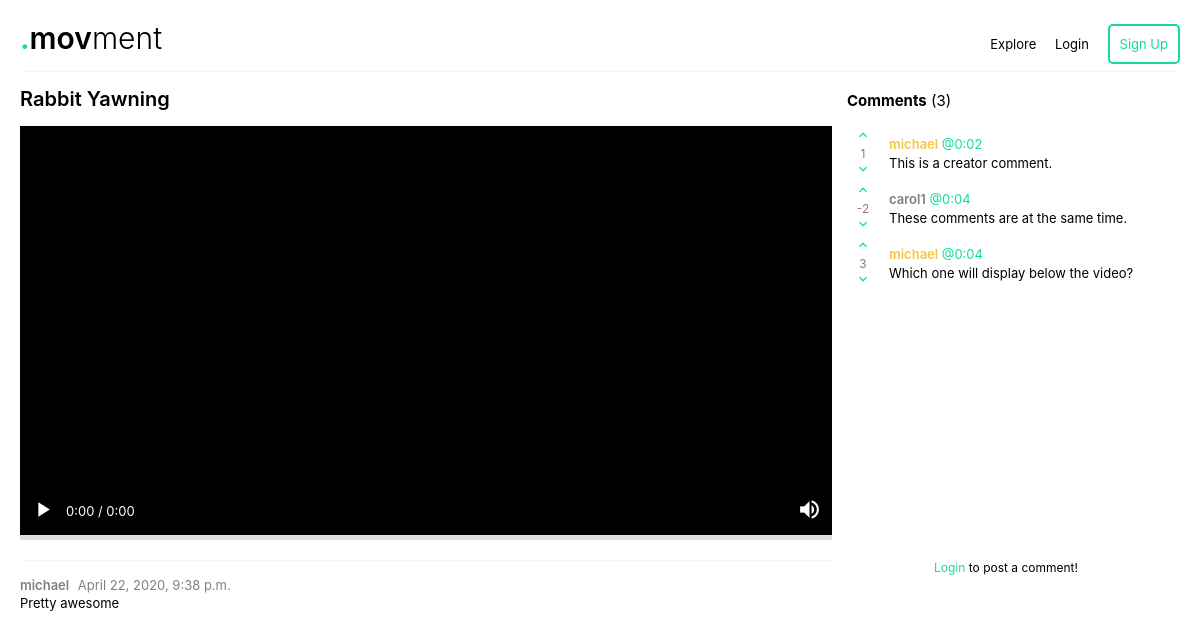
/23/watch, run on the app's committed database.
### photo/models.py (models this page shows, shortened)
class VideoPost(models.Model):
    owner = models.ForeignKey(User, on_delete=models.CASCADE)
    video = models.FileField(upload_to=get_upload_path, validators=[FileExtensionValidator(['mp4', 'avi', 'mpg'])])
    title = models.CharField(max_length=100)
    descrip = models.CharField(max_length=10000)
    created = models.DateTimeField(auto_now_add=True)

class CommentPost(models.Model):
    owner = models.ForeignKey(User, on_delete=models.CASCADE)
    video_id = models.IntegerField()
    content = models.CharField(max_length=250)
    time = models.CharField(max_length=10)
    score = models.IntegerField()

### photo/views.py (the view, shortened to what this page needs)
# urls.py: path('<int:video_id>/watch', watch, name='watch'),
def watch(request, video_id=None):
    videos = VideoPost.objects.filter(id=video_id)
    comments = CommentPost.objects.filter(video_id=video_id)
    if not videos:
        return HttpResponseNotFound('<h1>Video not found!</h1>')
    video = videos[0]
    context = {'video': video, 'comments': comments, 'video_id': video.id, 'history': []}
    return render(request, 'photo/watch.html', context)

### photo/templates/photo/watch.html (shortened to what this page needs)
{% load static %}
<!DOCTYPE html>
<html>
<head>
  {% load static %}
  <link rel="stylesheet" type="text/css" href="{% static 'photo/style.css' %}" />
</head>
<body>
{% if user.is_authenticated %}
  {% include "photo/base.html" %}
{% else %}
  {% include "photo/anon_base.html" %}
{% endif %}
<div class="spacer"></div>
<div id="video_page_wrapper">
  <div id="labels">
    <div id="video_title">
      {{ video.title }}
    </div>
    <div id="comment_title">
      <strong>Comments</strong> (<span id="comment_count"></span>)
    </div>
  </div>
  <div id="content">
    <div id="video_area" align="center">
      <div id="video_wrapper" style="position: relative; background: black;">
        <video id="video" src="{{video.video.url}}" width="100%" height="auto" style="background: black;"></video>
        <div id="video_controls" style="position: absolute; bottom: 0; left: 0; width: 100%;">
          <br/><br/>
          <table width="100%" style="color: white;">
            <tr>
              <td align="left" style="padding: 10px; vertical-align: middle;" width="20px">
                <b class="icon" onclick="playPause();" id="pp">play_arrow</b>
              </td>
              <td width="70px">
                <div style="font-size: 13px;">
                  <span id="cur">0:00</span> / <span id="tot">0:00</span>
                </div>
              </td>
              <td align="right" style="padding: 10px;">
                <b class="icon" onclick="muteUnmute();" id="mu">volume_up</b>
              </td>
            </tr>
          </table>
        </div>
      </div>
      <table id="progress_bar" width="100%" style="background: #dedede; height: 5px;">
        <tr id="prog_row"></tr>
      </table>
    </div>
    <div id="comment_area">
      <div id="comments">{% for c in comments %}<div class="comment"><table style="width: 100%">
          <tr>
            <td style="vertical-align: top; color: grey; text-align: center; font-size: 12px !important; width: 30px; padding-right: 10px;">
              <div class="vote">
                <div class="material-icons green" height="5px" style="font-size: 16px; cursor: pointer" onclick="upvote({{c.id}})">
                </div>
                <div class="comment_score" id="{{c.id}}_score">
                  {{c.score}}
                </div>
                <div class="material-icons green" height="5px" style="font-size: 16px; cursor: pointer" onclick="downvote({{c.id}})">
                </div>
              </div>
            </td>
            <td>
                <div class="comment_head">
                  {% if c.owner.username == video.owner.username %}
                    <span class="user uploader">{{c.owner.username}}</span>
                  {% else %}
                    <span class="user">{{c.owner.username}}</span>
                  {% endif %}
                  <span class="green" onclick="jumpTo('t'+regularTimeFormat('{{c.time}}'))">@<span class="time_stamp" style="margin-left: 0px;">{{c.time}}</span></span>
                </div>
                <div class="comment_body">
                  {{c.content}}
                </div>
            </td>
          </tr>
        </table></div>{% endfor %}</div>
    </div>
  </div>
  <div id="info" style="vertical-align: top;">
    <div id="description_area">
      <div id="comment_showcase" style="padding-top: 5px;"></div>
      <div class="spacer"></div>
      <span class="user">{{video.owner.username}}</span>
      <span style="color: grey; margin-left: 5px;">{{video.created}}</span>
      <div id="description">
        {{video.descrip}}
      </div>
    </div>
    <div id="post_comment" style="display: table-cell; vertical-align: top; padding: 20px;">
      {% if user.is_authenticated %}
      <div class="comment_head">
        <span class="user">{{ user.get_username }}</span>
        <span class="green">@<span id="current_time" style="margin-left: 0px;">0:00</span></span>
      </div>
      <form method="POST" id="comment_form" autocomplete="off">
        {% csrf_token %}
        <input type="text" placeholder="Add a comment..." id="draft_comment" onclick="drafting = true;" onblur="drafting = false;" name="content" onkeyup="commentIsEmpty()"/>
        <div width="100%" align="right" style="margin-top: 20px;">
          <div id="comment_buttons" width="100%">
            <a style="display: none;">Cancel</a>
            <input type="submit" class="button" value="Comment" id="submit_comment" style="opacity: 0.5;"/>
          </div>
        </div>
      </form>
      {% else %}
      <div style="font-size: 12px;" align="center">
        <a class="green" href="{% url 'login' %}">Login</a> to post a comment!
      </div>
      {% endif %}
    </div>
  </div>
</div>
</body>
</html>

### photo/templates/photo/anon_base.html
<header>
  <div id="header">
    <a href="/">
      <div id="logo" align="left">
        <span class="green">.</span>mov<span style="font-weight: 300;">ment</span>
      </div>
    </a>
    <div id="nav" align="right">
      <a href="/">Explore</a>
      <a href="{% url 'login' %}">Login</a>
      <a href="{% url 'signup' %}" class="button">Sign Up</a>
    </div>
  </div>
</header>

### photo/static/photo/style.css (style rules this page uses)
body { padding: 20px; font-size: 13px; font-family: -apple-system, BlinkMacSystemFont, "Segoe UI", Roboto, Helvetica, Arial, sans-serif, "Apple Color Emoji", "Segoe UI Emoji", "Segoe UI Symbol"; margin: auto; max-width: 1200px; }
a { cursor: pointer; text-decoration: none; color: black; }
table { border-collapse: collapse; }
#nav a { margin-left: 15px; }
#header { display: table; width: 100%; margin-bottom: 15px; }
#logo { display: table-cell; font-size: 30px; font-weight: 600; }
#nav { display: table-cell; }
#video_page_wrapper { display: table; width: 100%; }
#labels { display: table-row; }
#video_title { display: table-cell; width: 70%; font-size: 20px; font-weight: 600; padding-bottom: 15px; }
#comment_title { display: table-cell; width: 30%; font-size: 15px; padding-bottom: 15px; padding-left: 15px; }
#content { display: table-row; }
#video_area { display: table-cell; }
#video { max-width: 850px; outline: none; }
#comment_area { display: table-cell; padding-left: 15px; vertical-align: top; }
#comments { overflow-y: scroll; }
#info { display: table-row; }
#description_area { display: table-cell; line-height: 18px; }
#video_controls { background: linear-gradient(0deg, rgba(0,0,0,1) 16%, rgba(249,249,249,0) 100%); }
.green { color: #14de8d; }
.button { color: #14de8d; border: 2px solid #14de8d; padding: 10px; border-radius: 5px; font-size: 13px; cursor: pointer; outline: none; background: white; }
.user { font-weight: 600; color: grey; cursor: pointer; }
.spacer { margin-top: 15px; margin-bottom: 15px; border-bottom: 1px solid #f6f6f6; }
.time_stamp { margin-left: 3px; cursor: pointer; }
.comment_body { margin-top: 3px; }
.uploader { color: #f5c842; }
.icon { font-family: 'Material Icons'; font-weight: normal; font-style: normal; color: white; font-size: 25px; cursor: pointer; }

### data on the page
VideoPost: title "Rabbit Yawning", owner.username "michael", created "April 22, 2020, 9:38 p.m.", descrip "Pretty awesome"
CommentPost: score "1", owner.username "michael", time "0:02", content "This is a creator comment."
CommentPost: score "-2", owner.username "carol1", time "0:04", content "These comments are at the same time."
CommentPost: score "3", owner.username "michael", time "0:04", content "Which one will display below the video?"
